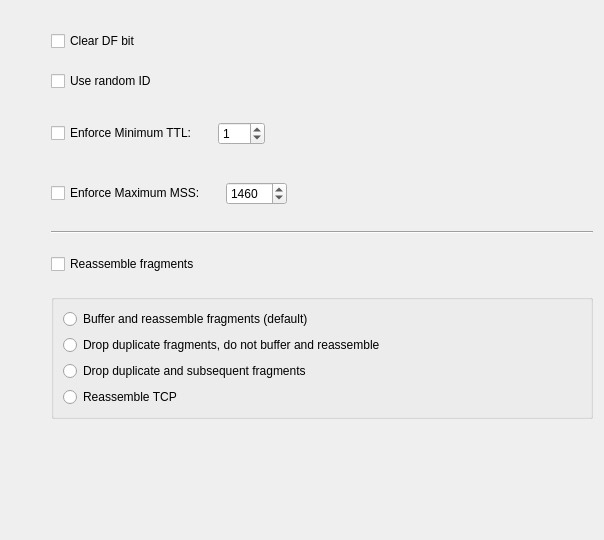
     <widget class="QWidget" name="tab2">
      <attribute name="title">
       <string>Scrub</string>
      </attribute>
      <layout class="QGridLayout" name="gridLayout_9">
       <property name="spacing">
        <number>20</number>
       </property>
       <item row="0" column="1">
        <spacer>
         <property name="orientation">
          <enum>Qt::Vertical</enum>
         </property>
         <property name="sizeType">
          <enum>QSizePolicy::Fixed</enum>
         </property>
         <property name="sizeHint" stdset="0">
          <size>
           <width>20</width>
           <height>20</height>
          </size>
         </property>
        </spacer>
       </item>
       <item row="1" column="1">
        <widget class="QCheckBox" name="pf_scrub_no_df">
         <property name="toolTip">
          <string>Clears the don't fragment bit from the IP packet header.</string>
         </property>
         <property name="text">
          <string>Clear DF bit</string>
         </property>
        </widget>
       </item>
       <item row="2" column="1">
        <widget class="QCheckBox" name="pf_scrub_random_id">
         <property name="toolTip">
          <string>Replaces the IP identification field of outgoing packets with random values to compensate for operating systems that use predictable values.</string>
         </property>
         <property name="text">
          <string>Use random ID</string>
         </property>
        </widget>
       </item>
       <item row="3" column="0" rowspan="2">
        <spacer>
         <property name="orientation">
          <enum>Qt::Horizontal</enum>
         </property>
         <property name="sizeType">
          <enum>QSizePolicy::Fixed</enum>
         </property>
         <property name="sizeHint" stdset="0">
          <size>
           <width>40</width>
           <height>100</height>
          </size>
         </property>
        </spacer>
       </item>
       <item row="3" column="1" colspan="2">
        <layout class="QHBoxLayout" name="horizontalLayout_3">
         <item>
          <widget class="QCheckBox" name="pf_scrub_use_minttl">
           <property name="text">
            <string>Enforce Minimum TTL:</string>
           </property>
          </widget>
         </item>
         <item>
          <widget class="QSpinBox" name="pf_scrub_minttl">
           <property name="toolTip">
            <string>Enforces a minimum Time To Live (TTL) in IP packet headers.</string>
           </property>
           <property name="minimum">
            <number>0</number>
           </property>
           <property name="maximum">
            <number>100</number>
           </property>
           <property name="value">
            <number>1</number>
           </property>
          </widget>
         </item>
         <item>
          <spacer name="horizontalSpacer">
           <property name="orientation">
            <enum>Qt::Horizontal</enum>
           </property>
           <property name="sizeHint" stdset="0">
            <size>
             <width>328</width>
             <height>20</height>
            </size>
           </property>
          </spacer>
         </item>
        </layout>
       </item>
       <item row="4" column="1" colspan="2">
        <layout class="QHBoxLayout" name="horizontalLayout_4">
         <item>
          <widget class="QCheckBox" name="pf_scrub_use_maxmss">
           <property name="text">
            <string>Enforce Maximum MSS:</string>
           </property>
          </widget>
         </item>
         <item>
          <widget class="QSpinBox" name="pf_scrub_maxmss">
           <property name="toolTip">
            <string>Enforces a maximum Maximum Segment Size (MSS) in TCP packet headers.</string>
           </property>
           <property name="minimum">
            <number>536</number>
           </property>
           <property name="maximum">
            <number>10000</number>
           </property>
           <property name="value">
            <number>1460</number>
           </property>
          </widget>
         </item>
         <item>
          <spacer>
           <property name="orientation">
            <enum>Qt::Horizontal</enum>
           </property>
           <property name="sizeType">
            <enum>QSizePolicy::Expanding</enum>
           </property>
           <property name="sizeHint" stdset="0">
            <size>
             <width>140</width>
             <height>20</height>
            </size>
           </property>
          </spacer>
         </item>
        </layout>
       </item>
       <item row="5" column="1" colspan="2">
        <widget class="Line" name="hseparator39">
         <property name="frameShape">
          <enum>QFrame::HLine</enum>
         </property>
         <property name="frameShadow">
          <enum>QFrame::Sunken</enum>
         </property>
         <property name="orientation">
          <enum>Qt::Horizontal</enum>
         </property>
        </widget>
       </item>
       <item row="6" column="1">
        <widget class="QCheckBox" name="pf_do_scrub">
         <property name="text">
          <string>Reassemble fragments</string>
         </property>
        </widget>
       </item>
       <item row="7" column="1" colspan="2">
        <widget class="QGroupBox" name="buttonGroup20">
         <property name="sizePolicy">
          <sizepolicy hsizetype="Expanding" vsizetype="Preferred">
           <horstretch>0</horstretch>
           <verstretch>0</verstretch>
          </sizepolicy>
         </property>
         <property name="title">
          <string/>
         </property>
         <layout class="QGridLayout" name="gridLayout_5">
          <property name="verticalSpacing">
           <number>-1</number>
          </property>
          <item row="0" column="0">
           <widget class="QRadioButton" name="pf_scrub_reassemble">
            <property name="sizePolicy">
             <sizepolicy hsizetype="Expanding" vsizetype="Fixed">
              <horstretch>0</horstretch>
              <verstretch>0</verstretch>
             </sizepolicy>
            </property>
            <property name="toolTip">
             <string>Buffers incoming packet fragments and reassembles them into a complete packet before passing them to the filter engine. In PF 4.5 and earlier.</string>
            </property>
            <property name="text">
             <string>Buffer and reassemble fragments (default)</string>
            </property>
           </widget>
          </item>
          <item row="1" column="0">
           <widget class="QRadioButton" name="pf_scrub_fragm_crop">
            <property name="sizePolicy">
             <sizepolicy hsizetype="Expanding" vsizetype="Fixed">
              <horstretch>0</horstretch>
              <verstretch>0</verstretch>
             </sizepolicy>
            </property>
            <property name="toolTip">
             <string>Causes duplicate fragments to be dropped and any overlaps to be cropped.  In PF 4.5 and earlier.</string>
            </property>
            <property name="text">
             <string>Drop duplicate fragments, do not buffer and reassemble</string>
            </property>
           </widget>
          </item>
          <item row="2" column="0">
           <widget class="QRadioButton" name="pf_scrub_fragm_drop_ovl">
            <property name="sizePolicy">
             <sizepolicy hsizetype="Expanding" vsizetype="Fixed">
              <horstretch>0</horstretch>
              <verstretch>0</verstretch>
             </sizepolicy>
            </property>
            <property name="toolTip">
             <string>Similar to 'Drop duplicate fragments' except that all duplicate or overlapping fragments will be dropped as well as any further corresponding fragments.  In PF 4.5 and earlier.</string>
            </property>
            <property name="text">
             <string>Drop duplicate and subsequent fragments</string>
            </property>
           </widget>
          </item>
          <item row="3" column="0">
           <widget class="QRadioButton" name="pf_scrub_reassemble_tcp">
            <property name="toolTip">
             <string>Statefully normalises TCP connections.</string>
            </property>
            <property name="text">
             <string>Reassemble TCP</string>
            </property>
           </widget>
          </item>
         </layout>
        </widget>
       </item>
       <item row="8" column="2">
        <spacer>
         <property name="orientation">
          <enum>Qt::Vertical</enum>
         </property>
         <property name="sizeType">
          <enum>QSizePolicy::Expanding</enum>
         </property>
         <property name="sizeHint" stdset="0">
          <size>
           <width>20</width>
           <height>110</height>
          </size>
         </property>
        </spacer>
       </item>
      </layout>
     </widget>
